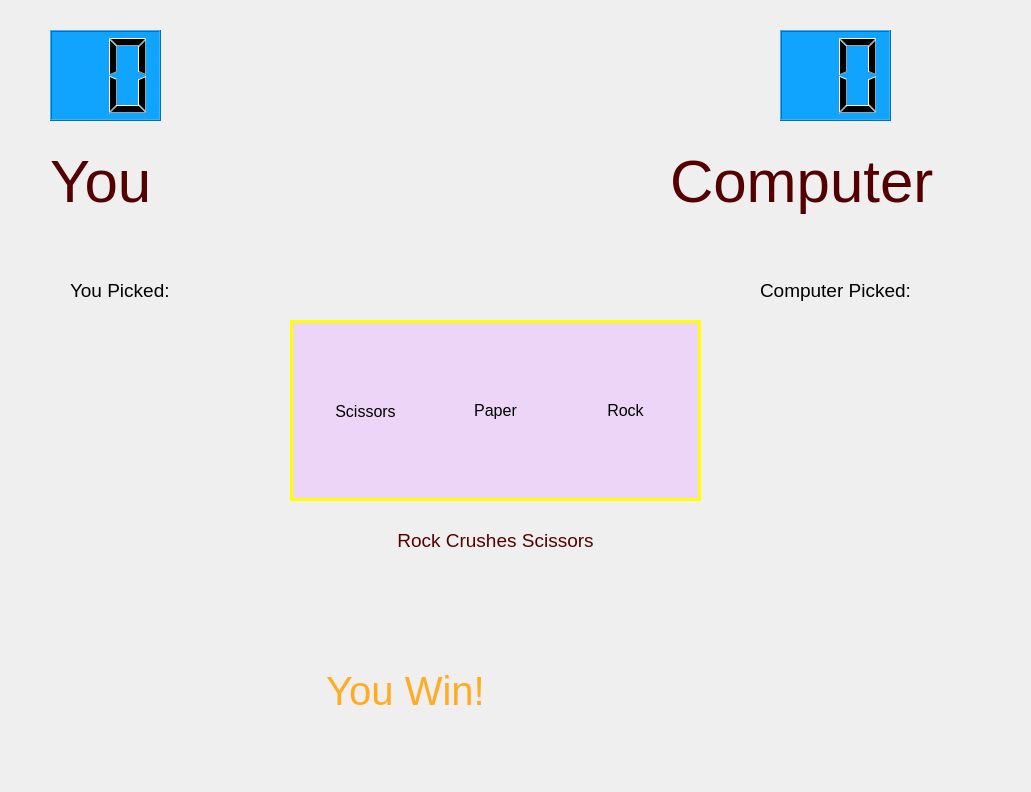
<?xml version="1.0" encoding="UTF-8"?>
<ui version="4.0">
 <class>Dialog</class>
 <widget class="QDialog" name="Dialog">
  <property name="geometry">
   <rect>
    <x>0</x>
    <y>0</y>
    <width>1031</width>
    <height>792</height>
   </rect>
  </property>
  <property name="windowTitle">
   <string>RPS Game</string>
  </property>
  <widget class="QLCDNumber" name="lcdNumber">
   <property name="geometry">
    <rect>
     <x>50</x>
     <y>30</y>
     <width>111</width>
     <height>91</height>
    </rect>
   </property>
   <property name="styleSheet">
    <string notr="true">QLCDNumber{background-color:rgb(16, 164, 255)}</string>
   </property>
   <property name="digitCount">
    <number>2</number>
   </property>
  </widget>
  <widget class="QLCDNumber" name="lcdNumber_2">
   <property name="geometry">
    <rect>
     <x>780</x>
     <y>30</y>
     <width>111</width>
     <height>91</height>
    </rect>
   </property>
   <property name="styleSheet">
    <string notr="true">QLCDNumber{background-color:rgb(16, 164, 255)}</string>
   </property>
   <property name="digitCount">
    <number>2</number>
   </property>
  </widget>
  <widget class="QLabel" name="label">
   <property name="geometry">
    <rect>
     <x>50</x>
     <y>130</y>
     <width>301</width>
     <height>101</height>
    </rect>
   </property>
   <property name="font">
    <font>
     <pointsize>45</pointsize>
    </font>
   </property>
   <property name="styleSheet">
    <string notr="true">QLabel{color:rgb(85, 0, 0)}</string>
   </property>
   <property name="text">
    <string>You</string>
   </property>
  </widget>
  <widget class="QLabel" name="label_2">
   <property name="geometry">
    <rect>
     <x>670</x>
     <y>130</y>
     <width>361</width>
     <height>101</height>
    </rect>
   </property>
   <property name="font">
    <font>
     <pointsize>45</pointsize>
    </font>
   </property>
   <property name="styleSheet">
    <string notr="true">QLabel{color:rgb(85, 0, 0)}</string>
   </property>
   <property name="text">
    <string>Computer</string>
   </property>
  </widget>
  <widget class="QLabel" name="label_3">
   <property name="geometry">
    <rect>
     <x>70</x>
     <y>270</y>
     <width>131</width>
     <height>41</height>
    </rect>
   </property>
   <property name="font">
    <font>
     <pointsize>14</pointsize>
    </font>
   </property>
   <property name="text">
    <string>You Picked:</string>
   </property>
  </widget>
  <widget class="QLabel" name="label_4">
   <property name="geometry">
    <rect>
     <x>70</x>
     <y>330</y>
     <width>141</width>
     <height>181</height>
    </rect>
   </property>
   <property name="font">
    <font>
     <pointsize>11</pointsize>
    </font>
   </property>
   <property name="text">
    <string/>
   </property>
   <property name="pixmap">
    <pixmap>graphics/ROCK.png.png</pixmap>
   </property>
   <property name="scaledContents">
    <bool>true</bool>
   </property>
  </widget>
  <widget class="QLabel" name="label_5">
   <property name="geometry">
    <rect>
     <x>770</x>
     <y>330</y>
     <width>141</width>
     <height>181</height>
    </rect>
   </property>
   <property name="font">
    <font>
     <pointsize>14</pointsize>
    </font>
   </property>
   <property name="text">
    <string/>
   </property>
   <property name="pixmap">
    <pixmap>graphics/SCISSORS.png.png</pixmap>
   </property>
   <property name="scaledContents">
    <bool>true</bool>
   </property>
  </widget>
  <widget class="QLabel" name="label_6">
   <property name="geometry">
    <rect>
     <x>760</x>
     <y>270</y>
     <width>191</width>
     <height>41</height>
    </rect>
   </property>
   <property name="font">
    <font>
     <pointsize>14</pointsize>
    </font>
   </property>
   <property name="text">
    <string>Computer Picked:</string>
   </property>
  </widget>
  <widget class="QLabel" name="label_7">
   <property name="geometry">
    <rect>
     <x>330</x>
     <y>-30</y>
     <width>281</width>
     <height>341</height>
    </rect>
   </property>
   <property name="text">
    <string/>
   </property>
   <property name="pixmap">
    <pixmap>graphics/rps_img.png.png</pixmap>
   </property>
   <property name="scaledContents">
    <bool>true</bool>
   </property>
  </widget>
  <widget class="QFrame" name="frame">
   <property name="geometry">
    <rect>
     <x>290</x>
     <y>320</y>
     <width>411</width>
     <height>181</height>
    </rect>
   </property>
   <property name="styleSheet">
    <string notr="true">QFrame{background-color:qlineargradient(spread:reflect, x1:0, y1:0, x2:1, y2:1, stop:0.208955 rgba(232, 183, 255, 116));border:3px solid yellow}


QToolButton{border:none}</string>
   </property>
   <property name="frameShape">
    <enum>QFrame::StyledPanel</enum>
   </property>
   <property name="frameShadow">
    <enum>QFrame::Raised</enum>
   </property>
   <widget class="QToolButton" name="toolButton">
    <property name="geometry">
     <rect>
      <x>20</x>
      <y>21</y>
      <width>111</width>
      <height>141</height>
     </rect>
    </property>
    <property name="font">
     <font>
      <pointsize>12</pointsize>
     </font>
    </property>
    <property name="text">
     <string>Scissors</string>
    </property>
    <property name="icon">
     <iconset>
      <normaloff>graphics/scissor_icon.png.png</normaloff>graphics/scissor_icon.png.png</iconset>
    </property>
    <property name="iconSize">
     <size>
      <width>100</width>
      <height>100</height>
     </size>
    </property>
    <property name="toolButtonStyle">
     <enum>Qt::ToolButtonTextUnderIcon</enum>
    </property>
   </widget>
   <widget class="QToolButton" name="toolButton_2">
    <property name="geometry">
     <rect>
      <x>150</x>
      <y>20</y>
      <width>111</width>
      <height>141</height>
     </rect>
    </property>
    <property name="font">
     <font>
      <pointsize>12</pointsize>
     </font>
    </property>
    <property name="text">
     <string>Paper</string>
    </property>
    <property name="icon">
     <iconset>
      <normaloff>graphics/paper_icon.png.png</normaloff>graphics/paper_icon.png.png</iconset>
    </property>
    <property name="iconSize">
     <size>
      <width>100</width>
      <height>100</height>
     </size>
    </property>
    <property name="toolButtonStyle">
     <enum>Qt::ToolButtonTextUnderIcon</enum>
    </property>
   </widget>
   <widget class="QToolButton" name="toolButton_3">
    <property name="geometry">
     <rect>
      <x>280</x>
      <y>20</y>
      <width>111</width>
      <height>141</height>
     </rect>
    </property>
    <property name="font">
     <font>
      <pointsize>12</pointsize>
     </font>
    </property>
    <property name="text">
     <string>Rock</string>
    </property>
    <property name="icon">
     <iconset>
      <normaloff>graphics/rock_icon.png.png</normaloff>graphics/rock_icon.png.png</iconset>
    </property>
    <property name="iconSize">
     <size>
      <width>100</width>
      <height>100</height>
     </size>
    </property>
    <property name="toolButtonStyle">
     <enum>Qt::ToolButtonTextUnderIcon</enum>
    </property>
   </widget>
  </widget>
  <widget class="QLabel" name="label_8">
   <property name="geometry">
    <rect>
     <x>290</x>
     <y>520</y>
     <width>411</width>
     <height>41</height>
    </rect>
   </property>
   <property name="font">
    <font>
     <pointsize>14</pointsize>
    </font>
   </property>
   <property name="styleSheet">
    <string notr="true">QLabel{color:rgb(85, 0, 0)}</string>
   </property>
   <property name="text">
    <string>Rock Crushes Scissors</string>
   </property>
   <property name="alignment">
    <set>Qt::AlignCenter</set>
   </property>
  </widget>
  <widget class="QLabel" name="label_9">
   <property name="geometry">
    <rect>
     <x>200</x>
     <y>620</y>
     <width>411</width>
     <height>141</height>
    </rect>
   </property>
   <property name="font">
    <font>
     <pointsize>30</pointsize>
    </font>
   </property>
   <property name="styleSheet">
    <string notr="true">QLabel{color:rgb(255, 172, 37)}</string>
   </property>
   <property name="text">
    <string>You Win!</string>
   </property>
   <property name="alignment">
    <set>Qt::AlignCenter</set>
   </property>
  </widget>
  <widget class="QLabel" name="label_10">
   <property name="geometry">
    <rect>
     <x>610</x>
     <y>570</y>
     <width>151</width>
     <height>201</height>
    </rect>
   </property>
   <property name="text">
    <string/>
   </property>
   <property name="pixmap">
    <pixmap>graphics/good_luck.png.png</pixmap>
   </property>
   <property name="scaledContents">
    <bool>true</bool>
   </property>
  </widget>
 </widget>
 <resources/>
 <connections/>
</ui>
